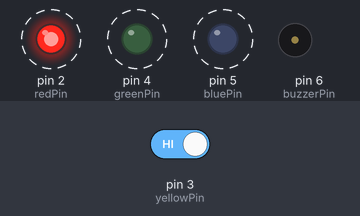
The sketch below on a simulated Arduino Uno, built with avr-gcc and run on an emulated ATmega328P. On the bench: output pins drawn as LEDs (lit = HIGH), buzzer (waves = sounding). Dashed ring = blinking. Inputs (shaded band) come from the test bench; at power-on: pin 3 (yellowPin) HIGH.

Above: at 3.25 s.
3.3 s: pin 3 (yellowPin) driven LOW
At 3.45 s:
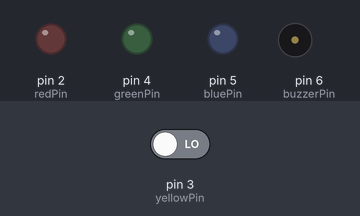
At 5.8 s:
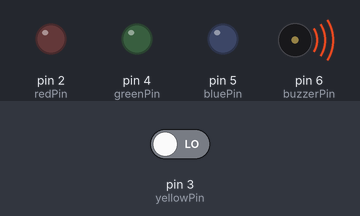
Timing chart, 0 to 12.8 s (numbered marks = the images above; inputs shaded):
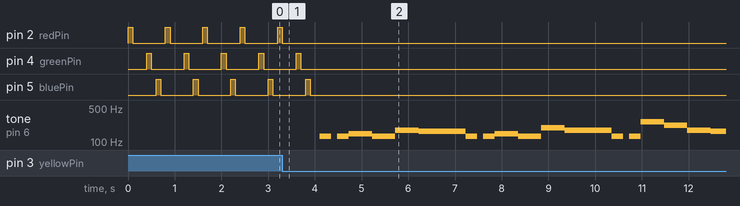

The sketch:

spectacular_jofo1.ino
```cpp
// C++ code
//

int redPin = 2;
int yellowPin = 3;
int greenPin = 4;
int bluePin = 5;

int buzzerPin = 6;
int button = 3;

void setup()
{
  pinMode(redPin, OUTPUT);
  pinMode(bluePin, OUTPUT);
  pinMode(greenPin, OUTPUT);
  pinMode(yellowPin, OUTPUT);

  pinMode(buzzerPin, OUTPUT);
  pinMode(button, INPUT_PULLUP);
}

void loop()
{
  digitalWrite(redPin, HIGH);
  delay(100);
  digitalWrite(redPin, LOW);
  delay(100);
  digitalWrite(yellowPin, HIGH);
  delay(100);
  digitalWrite(yellowPin, LOW);
  delay(100);

  digitalWrite(greenPin, HIGH);
  delay(100);
  digitalWrite(greenPin, LOW);
  delay(100);
  digitalWrite(bluePin, HIGH);
  delay(100);
  digitalWrite(bluePin, LOW);
  delay(100);

  if (digitalRead(button) == LOW) {
   	delay(100);
    tone(buzzerPin, 131);
    delay(250);
    noTone(buzzerPin);
    delay(125);
    tone(buzzerPin, 131);
    delay(250);
    tone(buzzerPin, 147);
    delay(500);
    tone(buzzerPin, 131);
    delay(500);
    tone(buzzerPin, 175);
    delay(500);
    tone(buzzerPin, 165);
    delay(1000);
    tone(buzzerPin, 131);
    delay(250);
    noTone(buzzerPin);
    delay(125);
    tone(buzzerPin, 131);
    delay(250);
    tone(buzzerPin, 147);
    delay(500);
    tone(buzzerPin, 131);
    delay(500);
    tone(buzzerPin, 196);
    delay(500);
    tone(buzzerPin, 175);
    delay(1000);
    tone(buzzerPin, 131);
    delay(250);
    noTone(buzzerPin);
    delay(125);
    tone(buzzerPin, 131);
    delay(250);
    tone(buzzerPin, 262);
    delay(500);
    tone(buzzerPin, 220);
    delay(500);
    tone(buzzerPin, 175);
    delay(500);
    tone(buzzerPin, 165);
    delay(500);
    tone(buzzerPin, 147);
    delay(500);
    tone(buzzerPin, 233);
    delay(250);
    noTone(buzzerPin);
    delay(125);
    tone(buzzerPin, 233);
    delay(250);
    tone(buzzerPin, 220);
    delay(500);
    tone(buzzerPin, 175);
    delay(500);
    tone(buzzerPin, 196);
    delay(500);
    tone(buzzerPin, 175);
    delay(1000);
    noTone(buzzerPin);
    delay(100);
	}
}
```

Measured:
- after the input at 3.3 s, pin 2 (redPin): goes on until 3.3 s, then stays LOW; pin 4 (greenPin): goes on until 3.7 s, then stays LOW
- by itself, pin 2 (redPin), pin 4 (greenPin), pin 5 (bluePin): alternates HIGH for 0.10 s and LOW for 0.70 s
